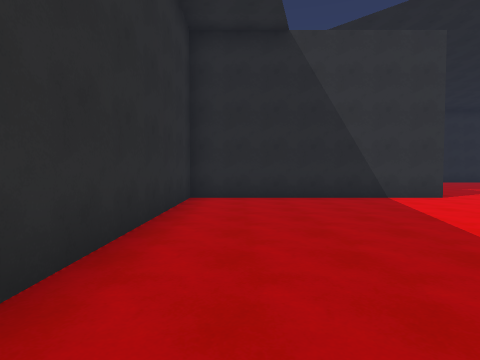
view 1 (above)

23 first-person views from a walk through a Unity game level. The camera is 1.5 m above the floor, tilts 2° down and sees 80° across. The floor is counted in squares, 2 m on a side. Each view is taken from the middle of a square. On the plan, view 1 faces up. The plan holds only what a view shows up to about 10 squares ahead; the rest is blank. The place goes on beyond the plan. The player is left out.

view 2
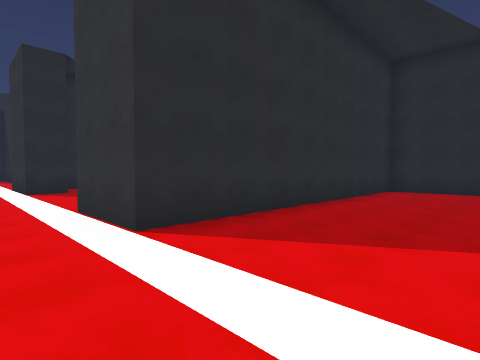

view 3
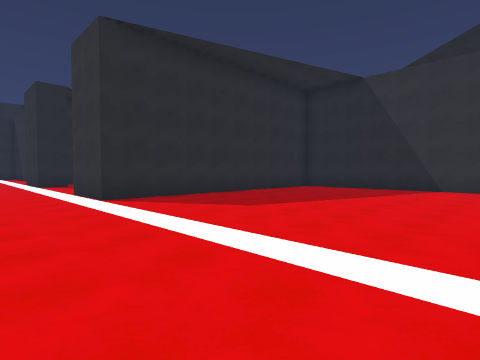

view 4
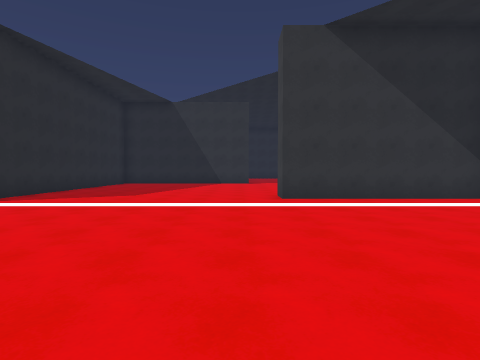

view 5
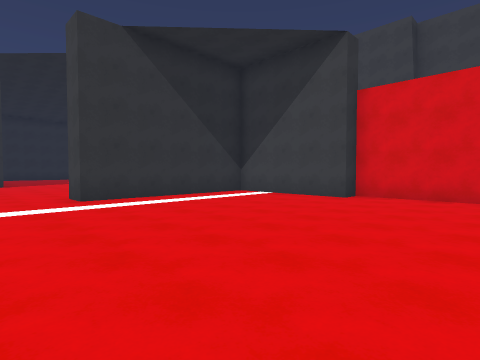

view 6
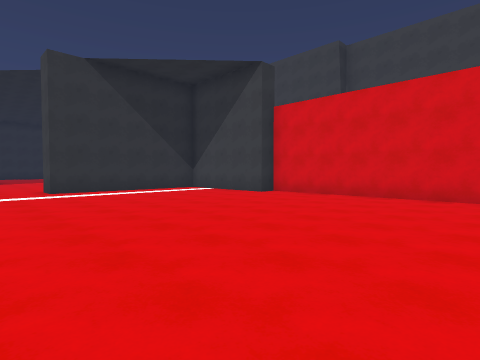

view 7
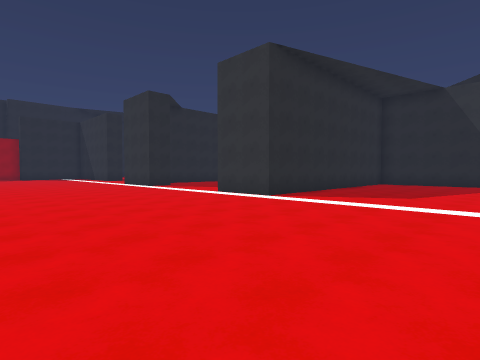

view 8
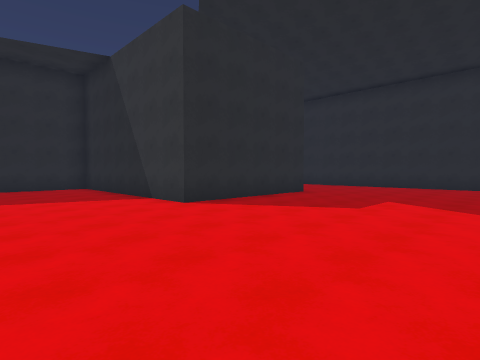

view 9
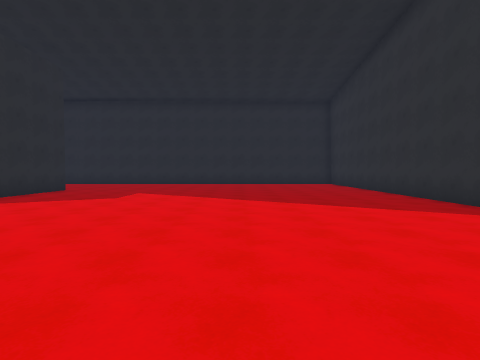

view 10
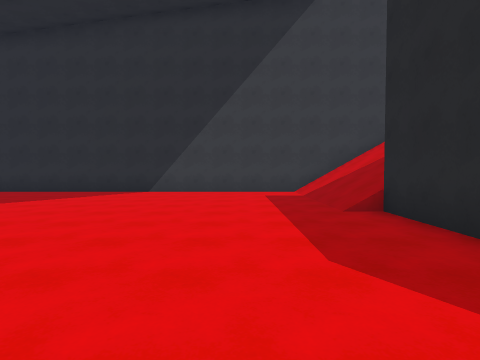

view 11
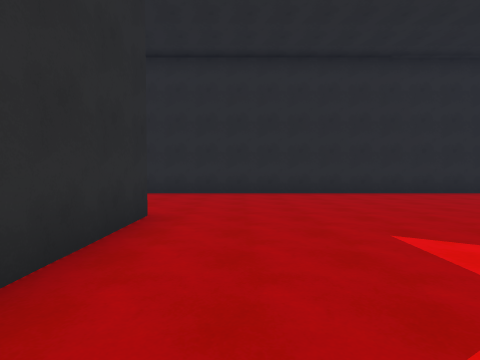

view 12
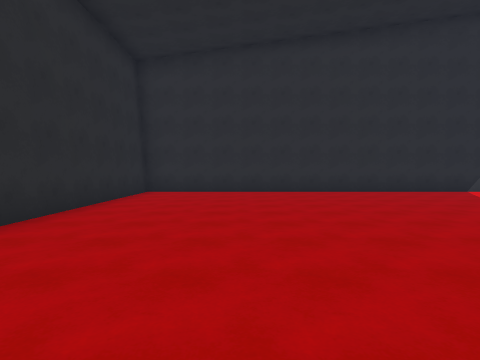

view 13
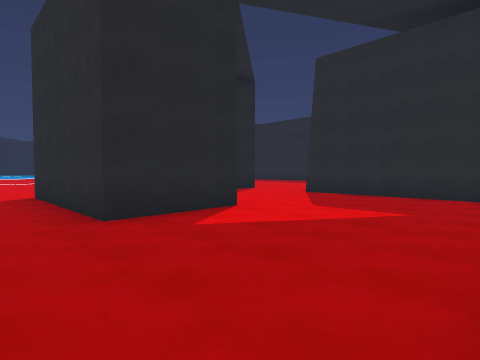

view 14
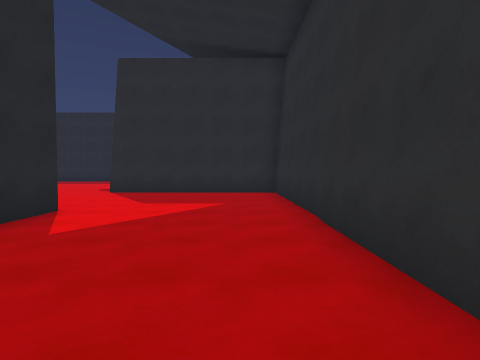

view 15
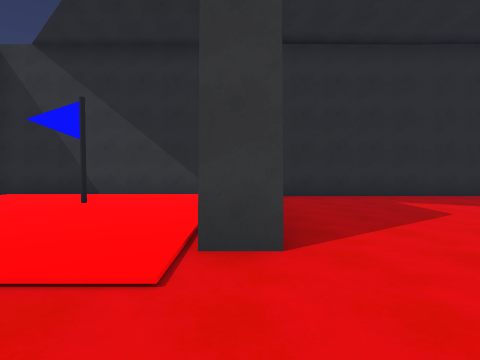

view 16
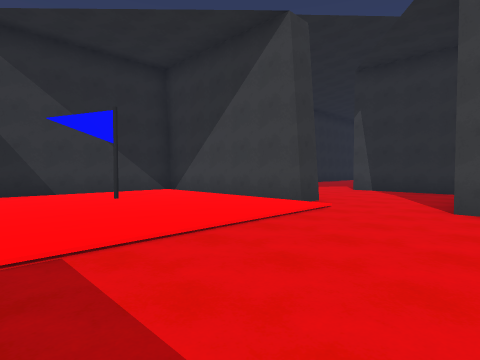

view 17
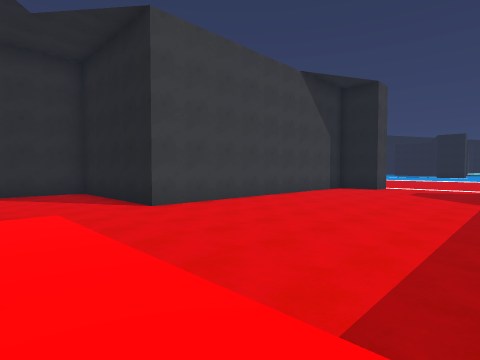

view 18
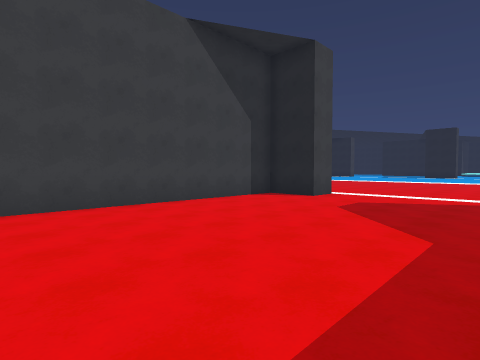

view 19
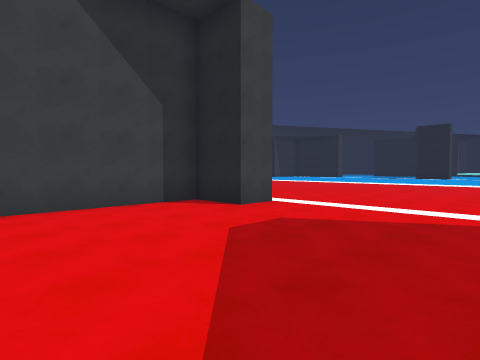

view 20
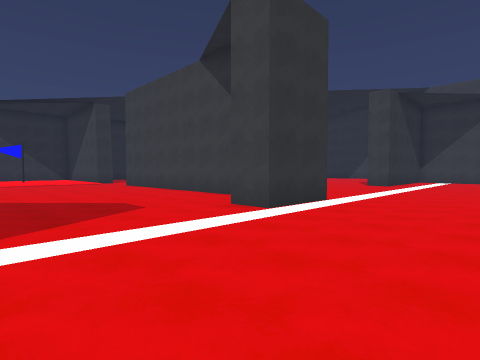

view 21
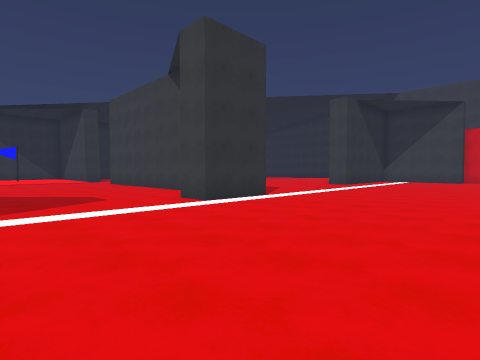

view 22
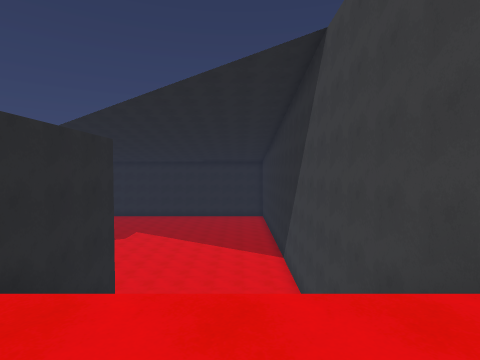

view 23
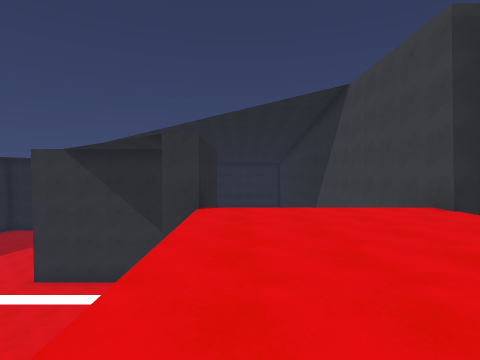

### Floor plan
Key: @ floor where view 1 was taken; # wall or solid block; . main floor; : floor 0.25 m higher than the main floor; + floor 6 m higher than the main floor; / step, stairs or slope; F flag.
Columns run from 8 left of view 1 to 17 right of it. Each row starts with its distance up from view 1.
 18 ##########################
 17 ::::::#..................#
 16 ::::::#..................#
 15  ::F::#..................#
 14  :::::#..................#
 13 ::::::#..................#
 12 ::::::#....###...........#
 11 //////.....###...........#
 10 ...........###...........#
  9 ...........###...........#
  8 ......########...........#
  7 ......#..................#
  6 ......#..................#
  5 ......#..................#
  4 ......#..................#
  3 ......#..................#
  2 ......#........ .........#
  1 ......#........  .../////#
  0 ......#.@......######////#
 -1 .....##.............# ///#
 -2 ....................#   /#
 -3 ....................#    #
 -4 ....................#////#
 -5 ..................../++++#
 -6 ..................../++++
 -7 ..................../++++
 -8  ..    ............./+++
 -9             ......../++
-10             ......../+
-11             ......

Positions as (right, up) in squares from view 1, and headings:
1: (0, 0), facing up
2: (2, -3), facing up-left
3: (6, -4), facing up-left
4: (5, -8), facing up
5: (4, -8), facing up-right
6: (4, -11), facing up-right
7: (4, -8), facing up-left
8: (11, 4), facing up-left
9: (12, 2), facing up
10: (7, 3), facing right
11: (7, 8), facing up
12: (7, 14), facing right
13: (7, 17), facing down-left
14: (8, 16), facing left
15: (-2, 9), facing up
16: (-8, 8), facing up-right
17: (-8, 12), facing down-right
18: (-8, 7), facing down-right
19: (-8, 4), facing down-right
20: (-8, -5), facing up-right
21: (-8, -7), facing up-right
22: (15, -6), facing up
23: (13, -10), facing up
